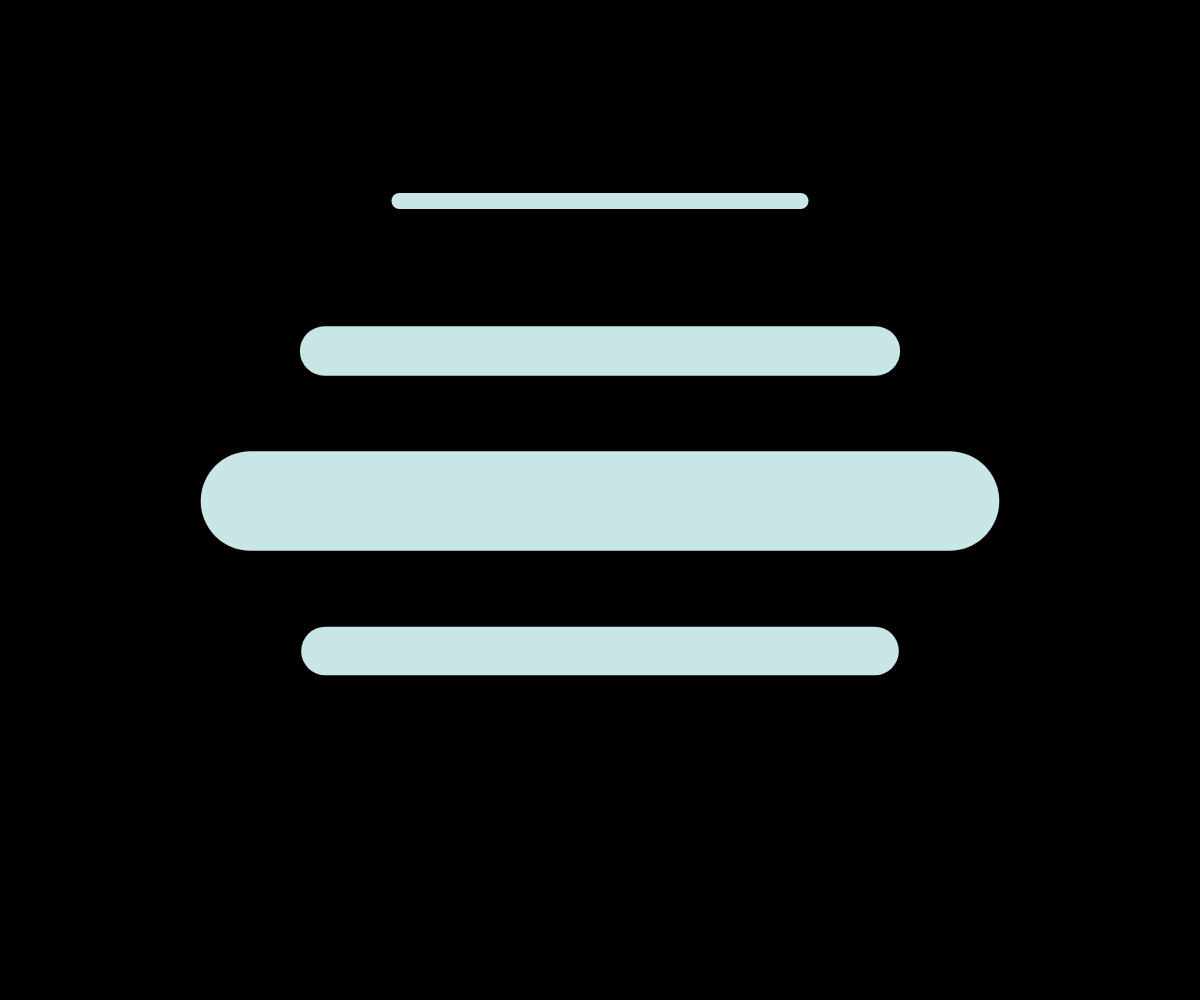
Frame 1 (no input)
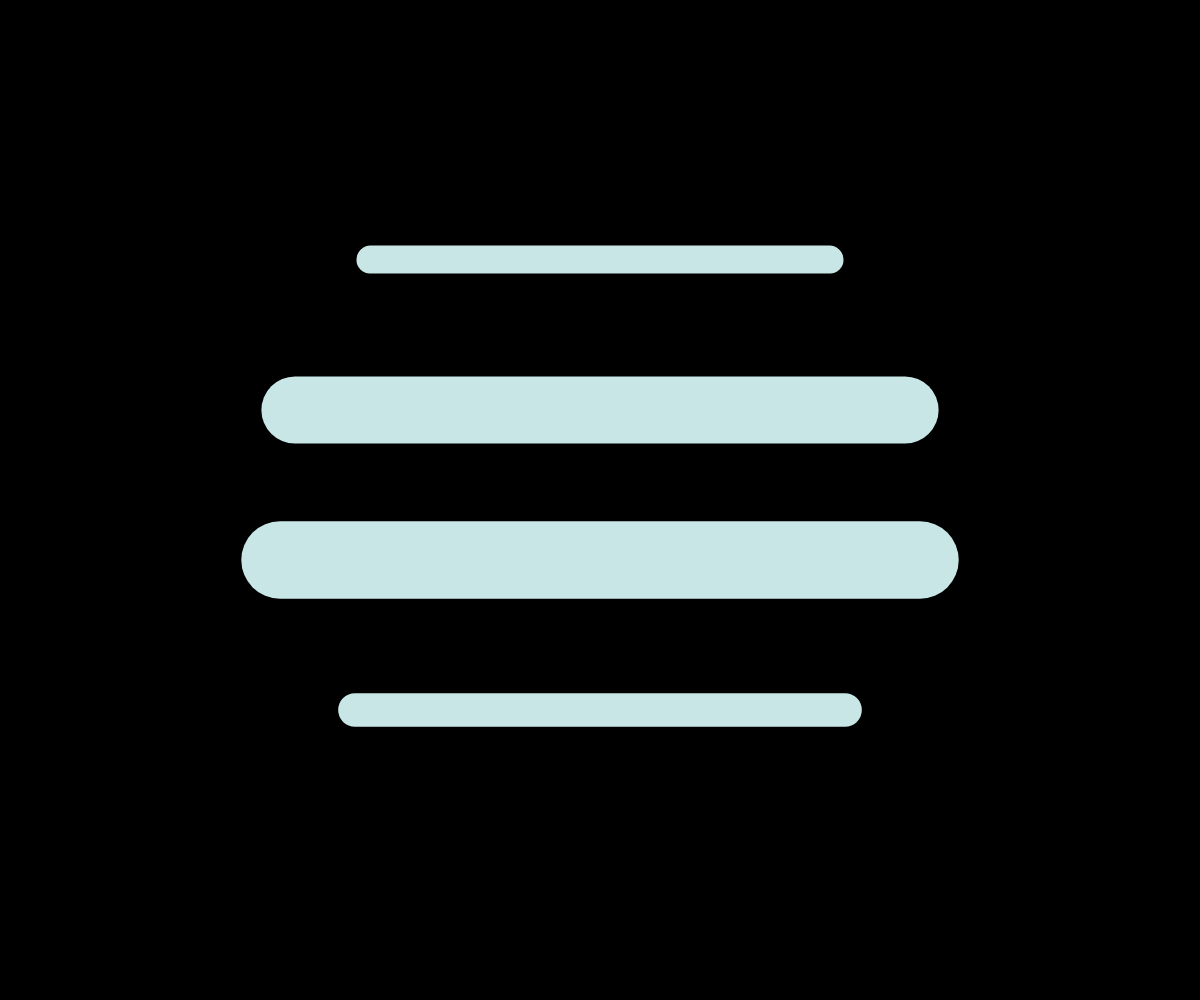
Frame 60 (no input)
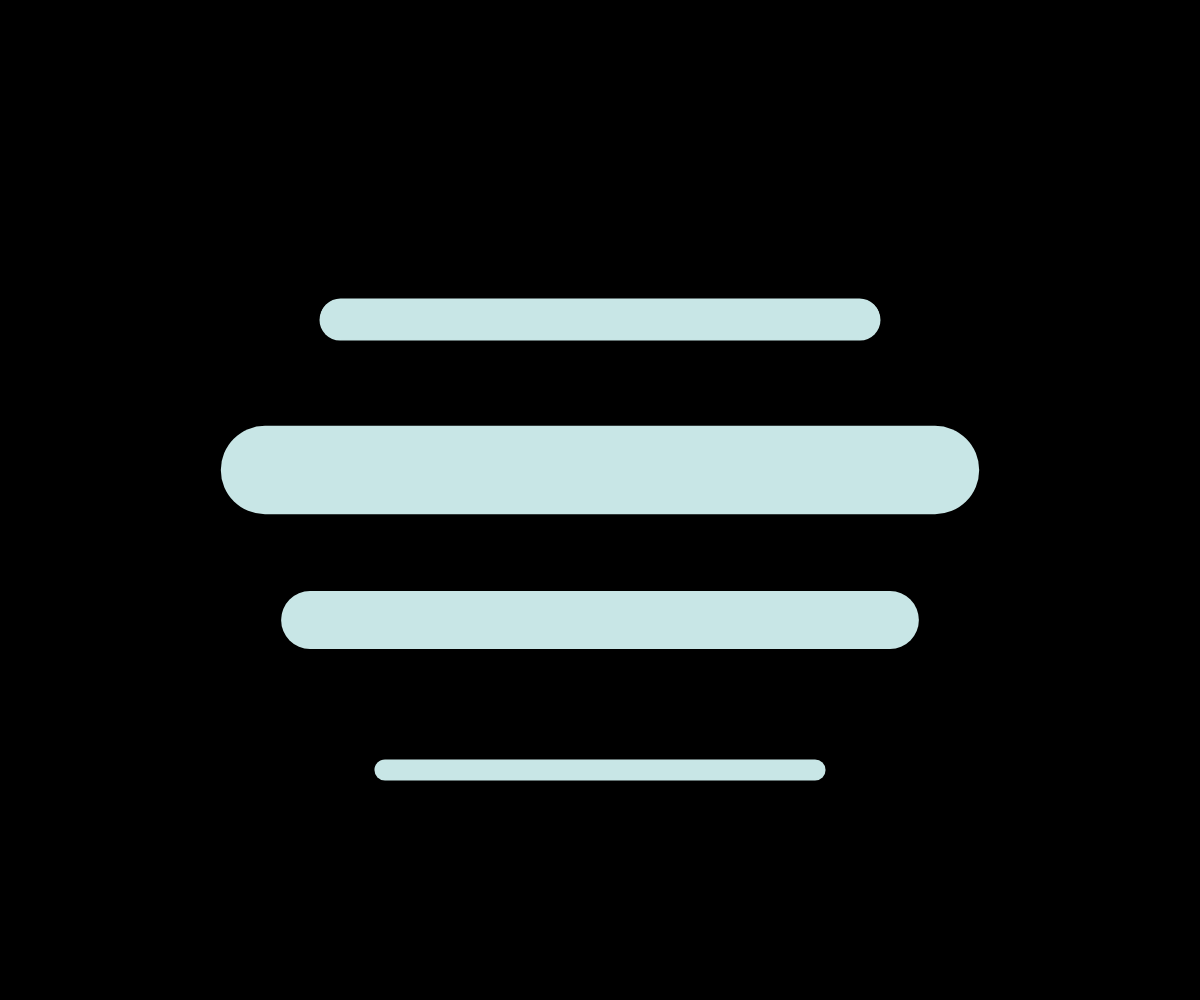
Frame 120 (the mouse pressed at the canvas centre since frame 60)

The p5.js sketch that drew these frames (run headless with seeded random() and noise() and a simulated clock; from frame 60 on, the mouse is pressed at the canvas centre):

// p5.js sketch
// ── sketch.js
var y, b, m, x, z, xm, num;
var topStroke, bottomStroke, ztopStroke, xbottomStroke;
var count, sub;


function setup() {
  createCanvas(windowWidth, windowHeight);
  stroke(200, 230, 230);
  frameRate(120);
  
  y = height / 5;
  b = height / 2;
  m = height / 2;
  g = height / 2;
  
  num = ((b - y) / 2) + y;
  console.log(b  + "~~" + y + "~~" + num);
  
  z = num;
  x = height - num;
  xm = num;
  
  
}
// The statements in draw() are executed until the 
// program is stopped. Each statement is executed in 
// sequence and after the last line is read, the first 
// line is executed again.
function draw() {
  background(0); // Set the background to black
  // stroke(255, 230, 230, 1 * y);
  y = y + 1;
  m = m - 1;

  topStroke = 0 + 0.08 * y * y / 200;
  bottomStroke = 0 + 0.08 * m * m / 200;

  strokeWeight(topStroke);
  line(500 - y / 2, y, width - 500 + y / 2, y);
  if (y > height / 2) {
    y = height / 5;
  }

  b = b + 1;
  strokeWeight(bottomStroke);
  line(500 - m / 2, b, width - 500 + m / 2, b);
  if (b > height - (height / 5)) {
    b = height / 2;
    m = height / 2;
  }
  
  strokeWeight(topStroke);
  g = g + 1;
  line(500 - g / 2, g, width - 500 + g / 2, g);
  if (g > height / 2) {
    g = height / 5;
  }



  z = z + 1;
  xm = xm - 1;
  ztopStroke = 0 + 0.08 * z * z / 200;
  strokeWeight(ztopStroke);
  line(500 - z / 2, z, width - 500 + z / 2, z);
  if (z > height / 2) {
    z = height / 5;
  }


  x = x + 1;
  xbottomStroke = 0 + 0.08 * xm * xm / 200;
  strokeWeight(xbottomStroke);
  line(500 - xm / 2, x, width - 500 + xm / 2, x);
  if (x > height - (height / 5)) {
    x = height / 2;
    xm = height / 2;
  }

}
